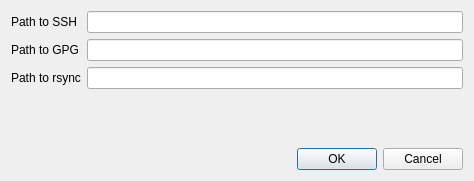
<?xml version="1.0" encoding="UTF-8"?>
<ui version="4.0">
 <class>ConfigWidget</class>
 <widget class="QDialog" name="ConfigWidget">
  <property name="geometry">
   <rect>
    <x>0</x>
    <y>0</y>
    <width>474</width>
    <height>181</height>
   </rect>
  </property>
  <property name="windowTitle">
   <string>Settings</string>
  </property>
  <layout class="QVBoxLayout" name="verticalLayout">
   <item>
    <layout class="QFormLayout" name="formLayout">
     <item row="0" column="0">
      <widget class="QLabel" name="label_4">
       <property name="text">
        <string>Path to SSH</string>
       </property>
      </widget>
     </item>
     <item row="0" column="1">
      <widget class="QLineEdit" name="sshPathEdit"/>
     </item>
     <item row="1" column="0">
      <widget class="QLabel" name="label_7">
       <property name="text">
        <string>Path to GPG</string>
       </property>
      </widget>
     </item>
     <item row="1" column="1">
      <widget class="QLineEdit" name="gpgPathEdit"/>
     </item>
     <item row="2" column="0">
      <widget class="QLabel" name="label_9">
       <property name="text">
        <string>Path to rsync</string>
       </property>
      </widget>
     </item>
     <item row="2" column="1">
      <widget class="QLineEdit" name="rsyncPathEdit"/>
     </item>
    </layout>
   </item>
   <item>
    <widget class="QDialogButtonBox" name="buttonBox">
     <property name="orientation">
      <enum>Qt::Horizontal</enum>
     </property>
     <property name="standardButtons">
      <set>QDialogButtonBox::Cancel|QDialogButtonBox::Ok</set>
     </property>
    </widget>
   </item>
  </layout>
 </widget>
 <resources/>
 <connections>
  <connection>
   <sender>buttonBox</sender>
   <signal>accepted()</signal>
   <receiver>ConfigWidget</receiver>
   <slot>accept()</slot>
   <hints>
    <hint type="sourcelabel">
     <x>227</x>
     <y>190</y>
    </hint>
    <hint type="destinationlabel">
     <x>157</x>
     <y>209</y>
    </hint>
   </hints>
  </connection>
  <connection>
   <sender>buttonBox</sender>
   <signal>rejected()</signal>
   <receiver>ConfigWidget</receiver>
   <slot>reject()</slot>
   <hints>
    <hint type="sourcelabel">
     <x>295</x>
     <y>196</y>
    </hint>
    <hint type="destinationlabel">
     <x>286</x>
     <y>209</y>
    </hint>
   </hints>
  </connection>
 </connections>
</ui>
